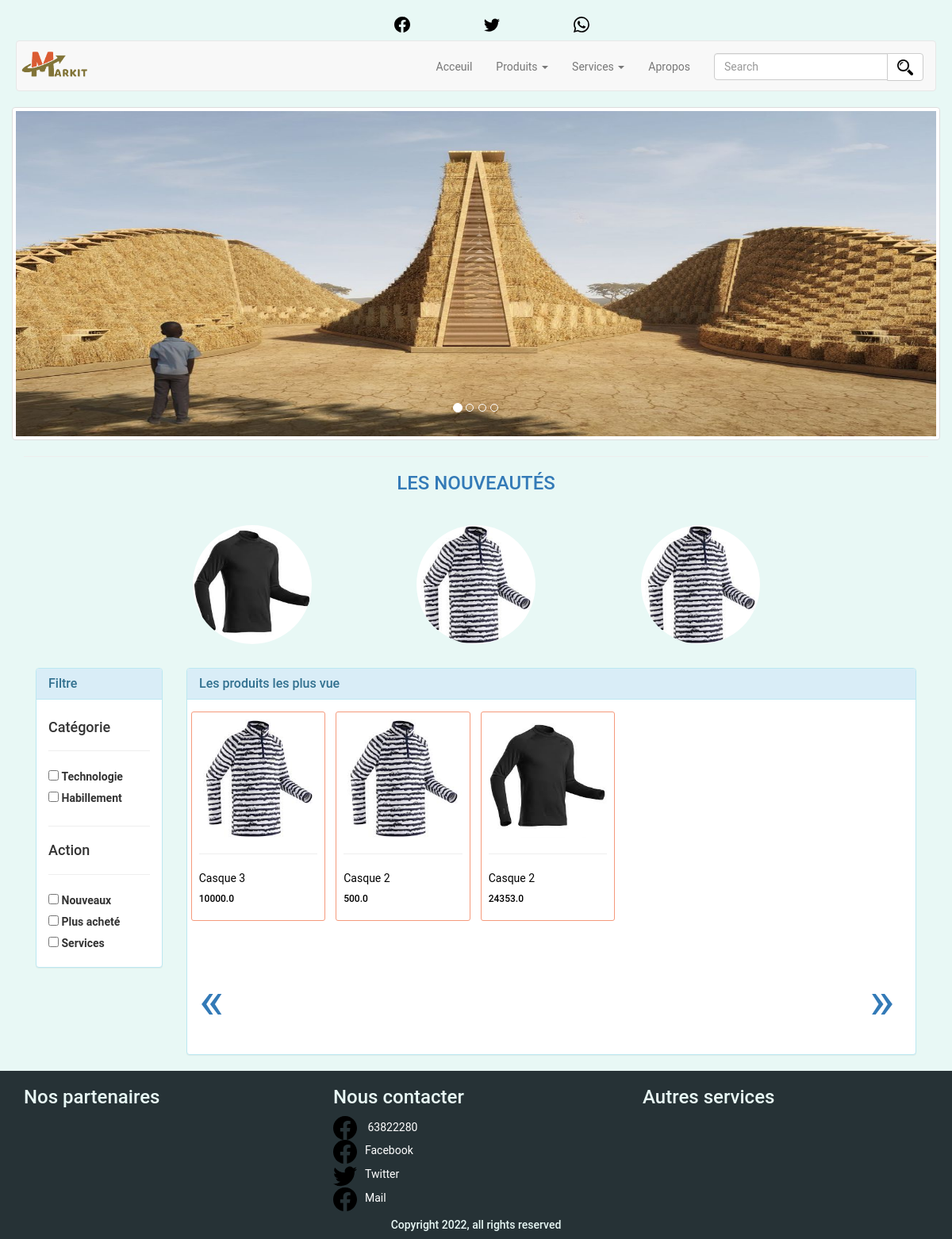
The page / on the database its author committed.
### accueil/models.py (models this page shows, shortened)
class Publicite(models.Model):
    nom_entreprise = models.CharField(max_length=100, verbose_name="nom")
    duree          = models.IntegerField(default=30)
    tarif          = models.FloatField(max_length=21,default=0.0)
    contact        = models.CharField(max_length=100)
    photo          = models.ImageField(upload_to='mk_pubs/')
    date_debut     = models.DateField(auto_now_add=False, auto_now=False)
    date_fin       = models.DateField(auto_now_add=False, auto_now=False)

class Produit(models.Model):
    intitule    = models.CharField(max_length=100)
    prix        = models.FloatField(max_length=11, default=0.00)
    quantite    = models.IntegerField(default=1)
    image       = models.ImageField(upload_to='mk_produits/')
    description = models.CharField(max_length=255)
    mu          = models.CharField(max_length=100, verbose_name="Mode d'Utilisation")
    dp          = models.DateTimeField(auto_now_add=False, verbose_name="Date d'expiration")
    marque      = models.CharField(max_length=50)
    fabriquant  = models.CharField(max_length=100)
    made_in     = models.CharField(max_length=50)
    pp          = models.CharField(max_length=2, verbose_name="Priorité de présentation")
    vue         = models.IntegerField(default=0)
    fournisseur = models.ForeignKey(Fournisseur,on_delete=models.CASCADE)
    categorie_produit = models.ForeignKey(CategorieProduit,on_delete=models.CASCADE)

class CategorieProduit(models.Model):
    categorie = models.CharField(max_length=100)
    icon      = models.ImageField(upload_to='mk_icon_categorie/')

### accueil/views.py (the view)
# urls.py: path('', views.mk_index),
def mk_index(request):
    global PRODUIT, NEW_PRODUIT, PARTENAIRE, SERVICE
    mk_categories  = CategorieProduit.objects.all()
    mk_produits    = Produit.objects.all()
    mk_partenaires = Partenaire.objects.all()
    PRODUIT        = mk_produits
    PARTENAIRE     = mk_partenaires
    mk_services    = Service.objects.all()
    SERVICE        = mk_services
    mk_pubs        = Publicite.objects.all()
    mk_news_products= Produit.objects.order_by('-id')
    NEW_PRODUIT    = mk_news_products
    if(mk_pubs.count()>0): first_pub      = mk_pubs[0]
    mk_pubs        = mk_pubs[1:]
    mk_first_produits = mk_produits[:1]
    mk_produits       = mk_produits.order_by("-vue")[:10]
    try:
        mk_filtre_width   = 100 / len(mk_categories) * 5
    except ZeroDivisionError:
        pass
    return render(request, 'index.html', locals())

### accueil/templates/index.html (shortened to what this page needs)
{% load static %}
<!DOCTYPE html>
<html lang="fr">
<head>
    <link rel="stylesheet" href="{% static 'css/bootstrap.min.css' %}" />
    <link rel="stylesheet" href="{% static 'css/mk_css.css' %}/" />
</head>
<body>
    <div class="menu header">
        <div class="text-center">
            <nav>
                <ul class="rx-sociaux">
                    <a href="#"><img src="{% static 'img/facebook.svg' %}" alt="Facebook"></a>
                    <a href="#"><img src="{% static 'img/twitter.svg' %}" alt="Twitter"></a>
                    <a href="tel:+235 66 66 66 66"><img src="{% static 'img/whatsapp.svg' %}" alt="Whatsapp"> </a>
                </ul>
            </nav>
        </div>
        <nav class="navbar navbar-default" role="navigation">
            <div class="navbar-header">
                <a class="navbrand d-inline-block" href="#"> <img src="{% static 'img/logo.png' %}" width="100"
                        class="d-inline-block"> </a>
            </div>
            <div class="collapse navbar-collapse navbar-right" id="example-navbar-collapse">
                <ul class="nav navbar-nav mt-4">
                    <li><a href="/">Acceuil</a></li>
                    <li class="dropdown">
                        <a href="#" class="dropdown-toggle" data-toggle="dropdown">
                            Produits <b class="caret"></b>
                        </a>
                    </li>
                    <li class="dropdown">
                        <a href="#" class="dropdown-toggle" data-toggle="dropdown">
                            Services <b class="caret"></b>
                        </a>
                    </li>
                    <li><a href="/apropos">Apropos</a></li>
                    <form class="navbar-form navbar-left" action="/action_page.php">
                        <div class="input-group">
                            <input type="text" class="form-control" placeholder="Search">
                            <div class="input-group-btn">
                                <button class="btn btn-default" type="submit">
                                    <img src="{% static 'img/icon-search.png' %}" class="d-inline-block" width="20">
                                </button>
                            </div>
                        </div>
                    </form>
                </ul>
            </div>
        </nav>
    </div>
    <div class="container">
        {% block slider %}
        <div class="row jumbutron">
            <div id="myCarousel" class="carousel slide" data-ride="carousel">
                <ol class="carousel-indicators">
                    <li data-target="#myCarousel" data-slide-to="0" class="active"></li>
                    {% for pub in mk_pubs %}
                    <li data-target="#myCarousel" data-slide-to="{{forloop.counter}}"></li>
                    {% endfor %}
                </ol>
                <div class="carousel-inner" role="listbox">
                        <div class="item active">
                            <div class="span4">
                                <img src="{{ first_pub.photo.url }}" class="img-thumbnail img-pu">
                            </div>
                        </div>
                    </div>
                </div>
            </div>
        </div>
        {% endblock %}
        {% block news %}
        <div class="container text text-center text-primary">
            <hr class="bg-white border">
            <h3>LES NOUVEAUTÉS</h3>
        </div>
        <div class="row carousel" id="news">
            {% for product in mk_news_products %}
                <a href="#">
                    <img src="{{product.image.url}}" class=""></img>
                </a>
            {% endfor %}
        </div>
        {% endblock %}
        {% block filtre %}
        <div class="container">
            <div class="col-lg-2 col-md-3">
                <div class="panel panel-info" id="filtre">
                    <div class="panel-heading">
                        <h3 class="panel-title">
                            Filtre
                        </h3>
                    </div>
                    <div class="panel-body">
                        <h4>Catégorie</h4>
                        <hr>
                        {% for categorie in mk_categories %}
                            <div class="form-check">
                                <input onclick="onCheckFilter(this)" class="form-check-input" type="checkbox" value="{{categorie.categorie}}" id="flexCheckDefault">
                                <label class="form-check-label" for="flexCheckDefault">
                                    {{categorie.categorie}}
                                </label>
                            </div>
                        {% endfor %}
                        <hr>
                        <h4>Action</h4>
                        <hr>
                        <div class="form-check">
                            <input class="form-check-input" type="checkbox" value="" id="flexCheckDefault">
                            <label class="form-check-label" for="flexCheckDefault">
                                Nouveaux
                            </label>
                        </div>
                        <div class="form-check">
                            <input class="form-check-input" type="checkbox" value="" id="flexCheckDefault">
                            <label class="form-check-label" for="flexCheckDefault">
                                Plus acheté
                            </label>
                        </div>
                        <div class="form-check">
                            <input class="form-check-input" type="checkbox" value="" id="flexCheckDefault">
                            <label class="form-check-label" for="flexCheckDefault">
                                Services
                            </label>
                        </div>
                    </div>
                </div>
            </div>
            {% endblock %}
            {% block products %}
            <div class="col-lg-10 col-md-9">
                <div class="panel panel-info">
                    <div class="panel-heading">
                        <h3 class="panel-title title-produit">
                            Les produits les plus vue
                        </h3>
                    </div>
                    <div class="panel-body row" id="pro-panel">
                        {% for produit in mk_produits %}
                        <a class="card product-item" href="/accueil/produit/?id={{produit.id}}">
                            <img class="card-img-top" src="{{produit.image.url}}" width="100%" height="100%"
                                alt="Card image cap">
                            <div class="card-body">
                                <hr class="my-6">
                                <span class="card-title fw-bold">{{produit.intitule}}</span>
                                <h6>{{produit.prix}}</h6>
                            </div>
                        </a>
                        {% endfor %}
                    </div>
                    <ul class="pagination row">
                        <a href="#" class="pagina pag">&laquo;</a>
                        <a href="#" class="pag">&raquo;</a>
                    </ul>
                </div>
            </div>
            {% endblock %}
        </div>
    <div class="row bg-dark fixed-bottom" id="footer">
        <div class="container">
            <div class="row ">
                <div class="col-lg-4 col-md-4 col-xs-12 col-sm-12">
                    <h3>Nos partenaires</h3>
                </div>
                <div class="col-lg-4 col-md-4 col-xs-12 col-sm-12">
                    <h3>Nous contacter</h3>
                    <img id="img-footer"src="{% static 'img/facebook.svg' %}" alt="Tél">
                        <a href="tel:235 63 82 22 80" style="color: white; text-decoration: none;">63822280</a>
                        <br>
                        <a href="#" style="color: white; text-decoration: none;"><img  id="img-footer"src="{% static 'img/facebook.svg' %}" alt="Facebook">Facebook</a>
                        <br>
                        <a href="#" style="color: white; text-decoration: none;"><img id="img-footer"src="{% static 'img/twitter.svg' %}" alt="Facebook">Twitter</a>
                        <br>
                        <a href="mailto:bourkou11@gmail.com" style="color: white; text-decoration: none;"><img id="img-footer"src="{% static 'img/facebook.svg' %}" alt="Mail">Mail</a>
                </div>
                <div class="col-lg-4 col-md-4 col-xs-12 col-sm-12">
                    <h3>Autres services</h3>
                </div>
            </div>
            <div class="row">
                <h5 class="copy-mk">Copyright 2022, all rights reserved</h5>
            </div>
        </div>
    </div>
</body>
</html>

### accueil/static/css/mk_css.css (style rules this page uses)
.menu { margin : 2rem; }
#news { display: flex; margin: auto; width: 80%; height: 25%; overflow-x: auto; margin-top: 2rem; margin-bottom: 2rem; justify-content: space-between; }
#news img { width: 150px; height: 150px; border-radius: 50%; margin: 1rem; }
.menu ul { margin-top: 1%; }
body { background-color:#E8F8F5; overflow-x: hidden; }
.slide { margin : auto; width: 100%; }
.img-pu { width: 100%; height: 30em; }
.bg-dark { background-color: #263236; }
#img-footer { width: 30px; margin-right: 1rem; }
body { font-family: Roboto, Helvetica, 'Open Sans', -apple-system, BlinkMacSystemFont, 'Segoe UI', Oxygen, Ubuntu, Cantarell, 'Helvetica Neue', sans-serif !important; }
#footer { color: #E8F8F5; }
.copy-mk { text-align: center; }
.rx-sociaux { margin-top: 1em; }
.rx-sociaux * { width: 2rem; margin-left: 2%; margin-right: 2%; color: #db5c33; }
.product-item { display: inline-block; border: 1px solid #f59a7c; border-radius: 3px; margin-left: 0.5%; margin-right: 0.5%; margin-bottom: 2%; padding: 1%; width: 18.5%;text-decoration: none; color: black; }
div.panel-body a { text-decoration: none; color: black; }
.pag { font-size: 50pt; }
.pagina { margin-right: 810px; margin-left: 15px; }

### rows shown on the page
Publicite: photo (picture)
Produit: image (picture), intitule "Casque 2", prix "24353.0"
Produit: image (picture), intitule "Casque 2", prix "500.0"
Produit: image (picture), intitule "Casque 3", prix "10000.0"
CategorieProduit: categorie "Technologie"
CategorieProduit: categorie "Habillement"
